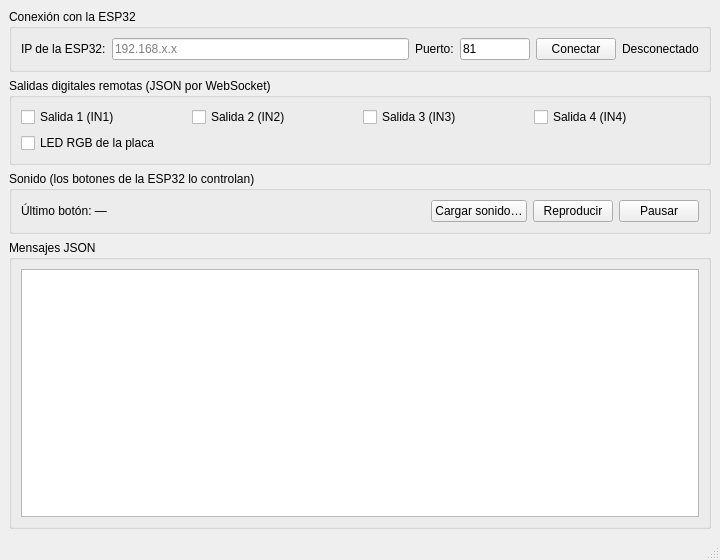
<?xml version="1.0" encoding="UTF-8"?>
<ui version="4.0">
 <class>MainWindow</class>
 <widget class="QMainWindow" name="MainWindow">
  <property name="geometry">
   <rect>
    <x>0</x>
    <y>0</y>
    <width>720</width>
    <height>560</height>
   </rect>
  </property>
  <property name="windowTitle">
   <string>TC4 - Control de ESP32-S3 por WebSockets (JSON)</string>
  </property>
  <widget class="QWidget" name="centralwidget">
   <layout class="QVBoxLayout" name="layoutPrincipal">
    <item>
     <widget class="QGroupBox" name="grupoConexion">
      <property name="title">
       <string>Conexión con la ESP32</string>
      </property>
      <layout class="QHBoxLayout" name="layoutConexion">
       <item>
        <widget class="QLabel" name="etiquetaIp">
         <property name="text">
          <string>IP de la ESP32:</string>
         </property>
        </widget>
       </item>
       <item>
        <widget class="QLineEdit" name="lineEditIp">
         <property name="placeholderText">
          <string>192.168.x.x</string>
         </property>
        </widget>
       </item>
       <item>
        <widget class="QLabel" name="etiquetaPuerto">
         <property name="text">
          <string>Puerto:</string>
         </property>
        </widget>
       </item>
       <item>
        <widget class="QLineEdit" name="lineEditPuerto">
         <property name="maximumSize">
          <size>
           <width>70</width>
           <height>16777215</height>
          </size>
         </property>
         <property name="text">
          <string>81</string>
         </property>
        </widget>
       </item>
       <item>
        <widget class="QPushButton" name="botonConectar">
         <property name="text">
          <string>Conectar</string>
         </property>
        </widget>
       </item>
       <item>
        <widget class="QLabel" name="etiquetaEstado">
         <property name="text">
          <string>Desconectado</string>
         </property>
        </widget>
       </item>
      </layout>
     </widget>
    </item>
    <item>
     <widget class="QGroupBox" name="grupoSalidas">
      <property name="title">
       <string>Salidas digitales remotas (JSON por WebSocket)</string>
      </property>
      <layout class="QGridLayout" name="layoutSalidas">
       <item row="0" column="0">
        <widget class="QCheckBox" name="casillaSalida1">
         <property name="text">
          <string>Salida 1 (IN1)</string>
         </property>
        </widget>
       </item>
       <item row="0" column="1">
        <widget class="QCheckBox" name="casillaSalida2">
         <property name="text">
          <string>Salida 2 (IN2)</string>
         </property>
        </widget>
       </item>
       <item row="0" column="2">
        <widget class="QCheckBox" name="casillaSalida3">
         <property name="text">
          <string>Salida 3 (IN3)</string>
         </property>
        </widget>
       </item>
       <item row="0" column="3">
        <widget class="QCheckBox" name="casillaSalida4">
         <property name="text">
          <string>Salida 4 (IN4)</string>
         </property>
        </widget>
       </item>
       <item row="1" column="0">
        <widget class="QCheckBox" name="casillaRgb">
         <property name="text">
          <string>LED RGB de la placa</string>
         </property>
        </widget>
       </item>
      </layout>
     </widget>
    </item>
    <item>
     <widget class="QGroupBox" name="grupoSonido">
      <property name="title">
       <string>Sonido (los botones de la ESP32 lo controlan)</string>
      </property>
      <layout class="QHBoxLayout" name="layoutSonido">
       <item>
        <widget class="QLabel" name="etiquetaBoton">
         <property name="text">
          <string>Último botón: —</string>
         </property>
        </widget>
       </item>
       <item>
        <spacer name="espaciadorSonido">
         <property name="orientation">
          <enum>Qt::Horizontal</enum>
         </property>
         <property name="sizeHint" stdset="0">
          <size>
           <width>40</width>
           <height>20</height>
          </size>
         </property>
        </spacer>
       </item>
       <item>
        <widget class="QPushButton" name="botonCargarSonido">
         <property name="text">
          <string>Cargar sonido…</string>
         </property>
        </widget>
       </item>
       <item>
        <widget class="QPushButton" name="botonReproducir">
         <property name="text">
          <string>Reproducir</string>
         </property>
        </widget>
       </item>
       <item>
        <widget class="QPushButton" name="botonPausar">
         <property name="text">
          <string>Pausar</string>
         </property>
        </widget>
       </item>
      </layout>
     </widget>
    </item>
    <item>
     <widget class="QGroupBox" name="grupoRegistro">
      <property name="title">
       <string>Mensajes JSON</string>
      </property>
      <layout class="QVBoxLayout" name="layoutRegistro">
       <item>
        <widget class="QTextEdit" name="registro">
         <property name="readOnly">
          <bool>true</bool>
         </property>
        </widget>
       </item>
      </layout>
     </widget>
    </item>
   </layout>
  </widget>
  <widget class="QMenuBar" name="menubar">
   <property name="geometry">
    <rect>
     <x>0</x>
     <y>0</y>
     <width>720</width>
     <height>22</height>
    </rect>
   </property>
  </widget>
  <widget class="QStatusBar" name="statusbar"/>
 </widget>
 <resources/>
 <connections/>
</ui>
